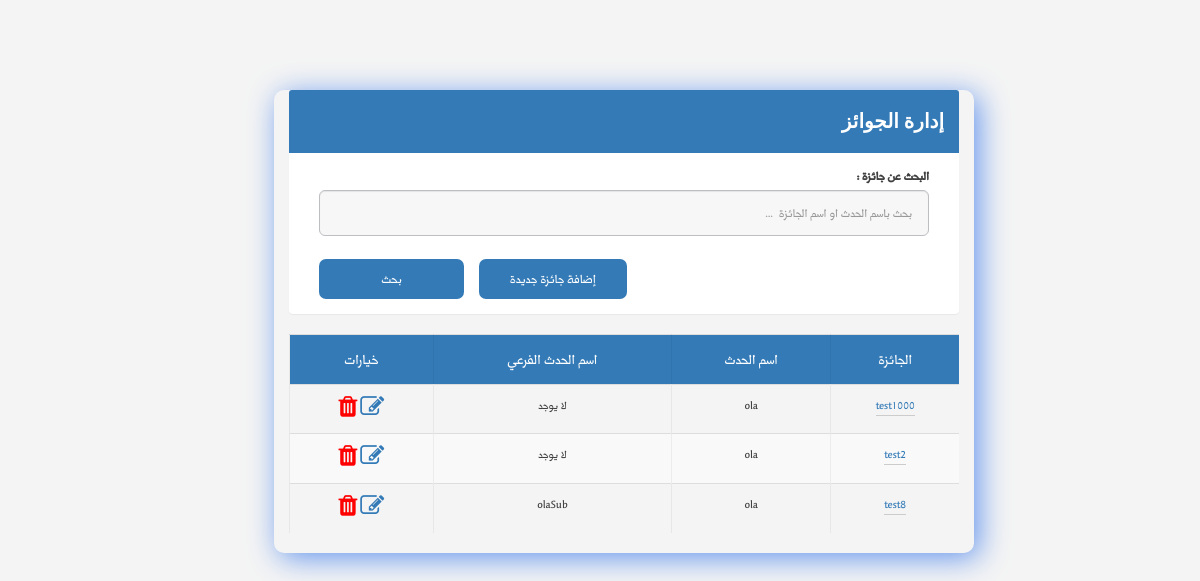
The page /managePrize.php (signed in) on the database its author committed.
### tables this page shows
CREATE TABLE `prize` (
  `Prize_ID` int(11) NOT NULL,
  `namePrize` varchar(100) NOT NULL,
  `numOfPrize` int(11) NOT NULL,
  `event_ID` int(11) NOT NULL,
  `subevent_ID` int(11) DEFAULT NULL
);

CREATE TABLE `event` (
  `event_ID` int(5) NOT NULL,
  `name_Event` varchar(30) NOT NULL,
  `descrption_Event` varchar(200) NOT NULL,
  `sartDate_Event` date NOT NULL,
  `endDate_Event` date NOT NULL,
  `location_Event` varchar(30) NOT NULL,
  `organization_name_Event` varchar(30) NOT NULL,
  `eventLink` varchar(140) NOT NULL,
  `maxNumOfAttendee` int(11) NOT NULL,
  `organizer_ID` int(11) NOT NULL,
  `VIPCode` int(5) NOT NULL
);

CREATE TABLE `subevent` (
  `subevent_ID` int(6) NOT NULL,
  `event_ID` int(5) NOT NULL,
  `nameSubEvent` varchar(30) NOT NULL,
  `description_subevent` varchar(150) NOT NULL
);

### managePrize.php (the view, shortened to what this page needs)
<?php
require_once 'php/connectTosql.php';
    $organizerid=$_SESSION['organizerID'];
if (isset($_GET['searshValue']) && $_GET['searshValue'] != '') {
    $sershValue = $_GET['searshValue'];
    $sql =  "SELECT ev.name_Event,pr.prize_ID ,pr.namePrize ,pr.subevent_ID
    FROM event ev INNER JOIN prize pr ON ev.event_ID = pr.event_ID
    where ev.organizer_ID = '$organizerid'and name_Event like '%$sershValue%' or namePrize like '%$sershValue%' " ;
    $query = mysqli_query($con, $sql) or die(mysqli_error($con));
}else
{
$sql =  "SELECT ev.name_Event,pr.prize_ID ,pr.namePrize ,pr.subevent_ID
FROM event ev INNER JOIN prize pr ON ev.event_ID = pr.event_ID
where ev.organizer_ID = '$organizerid'" ;
$query = mysqli_query($con, $sql) or die(mysqli_error($con));
    }
?>
<html>
<head>
<link rel="stylesheet" href="https://unpkg.com/purecss@1.0.0/build/pure-min.css">
<link rel="stylesheet" href="css/layouts/custom.css">
<link rel="stylesheet" href="css/font-awesome.min.css">
<link rel="stylesheet" href="css/icon.css">
<link rel="stylesheet" href="css/bootstrap.min.css">
<link rel="stylesheet" href="css/main-rtl.css">
</head>
<body>
    <div class="mainContent">
        <div class="container">
            <div class="panel panel-primary">
                <div class="panel-heading">
                    <h4 class="panelTitle">إدارة الجوائز</h4>
                </div>
                <div class="panel-body">
                    <form action="managePrize.php" class="mangePrizeFrm" method="Get">
                        <div class="col-md-12">
                            <div class="form-group form-group-lg">
                                <label for="eventName" class="control-label">البحث عن جائزة : </label>
                                <input type="text" class="form-control" id="txtSearshValue" name="searshValue" placeholder="بحث باسم الحدث او اسم الجائزة  ...">
                            </div>
                        </div>
                        <div class="col-md-12">
                            <div class="form-group form-group-lg">
                                <input type="submit" value="بحث" name="update" class="btn btn-nor-primary btn-sm" style="width:145px">
                                <a class="btn btn-nor-primary btn-sm" href="addPrize.php"> إضافة جائزة جديدة</a>
                            </div>
                        </div>
                    </form>
                </div>
            </div>
            <table class="table table-striped">
                <tr>
                    <th>  الجائزة  </th>
                    <th>  اسم الحدث</th>
                    <th>  اسم الحدث الفرعي </th>
                    <th> خيارات </th>
                </tr>
<?php
while ($row = mysqli_fetch_array($query)):
$subeventid=$row['subevent_ID'];
 echo "<tr>";
 echo "<td><a  href='prizeDetails.php?prizeId=" . $row['prize_ID'] . "'>" . $row['namePrize'] . "</a></td>";
 echo "<td>" . $row['name_Event'] . "</td>";
 $querysub = mysqli_query($con, "SELECT nameSubEvent ,subevent_ID from subevent where subevent_ID= '$subeventid'") or die(mysqli_error($con));
 $rows =mysqli_fetch_array($querysub) ;
    if($rows[0] !=""){
     echo "<td>" . $rows[0] . "</td>";
    }
     else  echo "<td> لا يوجد </td>";
 echo "<td> <a id='aEditsubEvent' href='editPrize.php?prizeId=" . $row['prize_ID'] . "'><span class='fa fa-edit' style='font-size:24px;'></span></a>
		        <a href='#' id='aDeletPrize' class='adelete' data-id=" . $row['prize_ID'] . "><span  class=' fa fa-trash' style='font-size:24px;color:red;  '></span> </a></td>
		      </tr>";
      ?>
         <?php endwhile;?>
            </table>
        </div>
	</div>
</body>
</html>

### css/layouts/custom.css (style rules this page uses)
* { box-sizing: border-box; }
.mainContent { margin: 0; margin-right: 20%; width: 80%; height: 900px; }
.panel-primary { border-color: #337ab7; border: 0px !important; }
.form-group-lg .form-control { height: 46px; padding: 10px 16px; font-size: 17px !important; line-height: 1.3333333; border-radius: 6px; }
.panelTitle { font-weight: bold; font-size: 20px; font-family: 'Noto Nastaliq Urdu Draft', serif; text-decoration: none; }
.container { position: relative; left: 15%; top: 10%; z-index: 0; border-radius: 10px; box-shadow: 5px 5px 30px cornflowerblue; max-width: 700px; text-align: right; }
::placeholder { text-align: right; }
form .btn { float: left; }
body { margin: 0; }

### css/main-rtl.css (style rules this page uses)
body { background: #f4f4f4 url(../images/bg.jpg) center top no-repeat; background-size: 100% }
html, body { margin: 0; padding: 0 }
body { line-height: 1 }
table { border-collapse: collapse; border-spacing: 0 }
body { font-size: 14px; color: #404040; overflow: auto; margin: 0 auto; padding: 0; font-family: "Midan W20"; direction: rtl; min-width: 320px; max-width: 2200px }
a { text-decoration: none !important }
.form-control { background: #f7f7f7; border: 1px solid #bcbec2; }
.form-group label { font-size: 17px; position: relative; }
.btn, a { transition: all .3s ease; -webkit-transition: all .3s ease; -moz-transition: all .3s ease; -ms-transition: all .3s ease }
.btn-nor-primary, .btn-nor-primary:link, .btn-nor-primary:visited, .btn-nor-primary:focus { background: #337AB7 !important; border: 1px solid transparent; color: #fff !important; border-radius: 7px; margin-right: 15px; font-size: 18px; padding: 0 30px; height: 40px; line-height: 38px; }
.table th, .table td { text-align: right; vertical-align: middle }
.table th { background: #337AB7; color: #FFFFFF; font-weight: 400; font-size: 20px; }
.table th, .table td { padding: 10px !important }
.table td { font-size: 16px; }
.table tr th, .table tr td { border-left: 1px solid rgba(0, 0, 0, .05); text-align: center !important }
.form-group { position: relative; padding-bottom: 8px; }
.table tr td:first-child a, .table tr td:first-child a:visited { color: #337AB7; border-bottom: 1px solid #ccc }
@media (min-width: 992px) { .col-md-1, .col-md-10, .col-md-11, .col-md-12, .col-md-2, .col-md-3, .col-md-4, .col-md-5, .col-md-6, .col-md-7, .col-md-8, .col-md-9 { float: right !important } }

### rows shown on the page
prize: namePrize "test1000", event_ID.name_Event "ola", shows "لا يوجد"
prize: namePrize "test2", event_ID.name_Event "ola", shows "لا يوجد"
prize: namePrize "test8", event_ID.name_Event "ola", subevent.nameSubEvent "olaSub"
